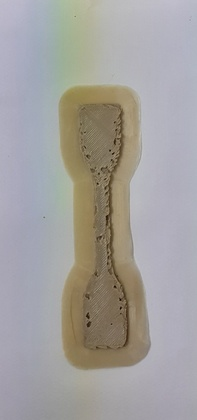
%> input picture test images/analysis.jpg, 197 x 420 px, shrunk from 599 x 1280 before the run
$ octave --eval "result = image_height_width(imread('../test images/analysis.jpg'));"   (GNU Octave 9; MATLAB toolbox functions it lacks are replaced by stand-ins)
%> lines starting %> are read from the running program, lines starting %| are printed output that depends on the picture; in (x1, y1, x2, y2) boxes, pixels count from 0 and x2, y2 are one past the last pixel; in counts of white or black regions, pixels touching at a corner belong together; the program's own positions count from 1
function [ height,width,out_img ] = image_height_width ( gray_img )
level = graythresh(gray_img);
%> level = 0.549
seg_img = im2bw(gray_img,level);
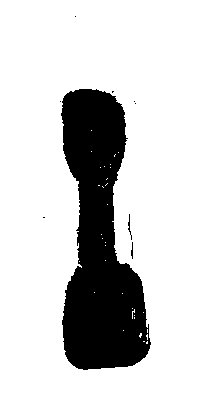
%> seg_img: size 420x197 logical; 80.5% white; 9 black regions (6 under 20 px), largest, box (x1, y1, x2, y2) and area: (61, 89, 151, 370) 16063, (128, 214, 132, 240) 33, (131, 242, 133, 259) 23
[L num] = bwlabel(seg_img);
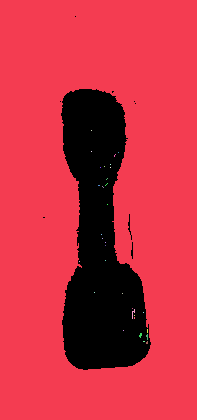
%> L: size 420x197 double; 34 distinct labels, from 0 to 33; one colour per label, 0 black
%> num = 33
    for j = 1:num
        if length(find(L == j)) < 20
            L(L==j) = 0;
        end
    end
%> this loop made 33 passes
%> L: size 420x197 double; values 0 (black) and 1 (white), 80.4% white; 9 black regions (6 under 20 px), largest, box (x1, y1, x2, y2) and area: (61, 89, 151, 370) 16139, (128, 214, 132, 240) 33, (131, 242, 133, 259) 23
    L1 = imdilate(L,ones(3));
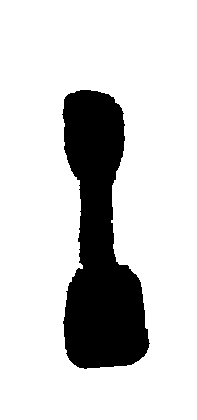
%> L1: size 420x197 double; values 0 (black) and 1 (white), 81.6% white; 1 black region
    [labe num] = bwlabel(L1);
%> num = 1
    %%impixelinfo
    %hold on
    box = regionprops(labe,'BoundingBox');
%> box = 1 region; box (x1, y1, x2, y2): (0, 0, 197, 420)
    m_bounv=0;
    m_bounl=0;

    for j = 1:num

        r_size=  round(box(j).BoundingBox);


        if(m_bounv<(r_size(4)*r_size(3))  )


            m_bounv=r_size(4)*r_size(3);
            m_bounl=j;
        end

    end
%> this loop made 1 pass
%> (r_size, m_bounv, m_bounl) on pass 1: ([1 1 197 420], 82740, 1)
    %hold off
 if(m_bounl~=0)
r_size=  round(box(m_bounl).BoundingBox);
 r_img=(seg_img(r_size(2):r_size(2)+r_size(4)-1,r_size(1):r_size(1)+r_size(3)-1,:));
 else
   r_img=zeros(32,32);
 end
seg_img=~r_img;
w_h_img=seg_img;
%Program for height measurement
pos=0;
height_val=0;
center_pos=1;
for i=1:size(seg_img,1)
    for j=1:size(seg_img,2)
        if(seg_img(i,j)==0 && pos==0)
            pos=pos+1;
            center_pos=j;
        elseif(seg_img(i,center_pos)==1 && pos==1)
         break;
        end
      if(j==center_pos && pos==1)
          w_h_img(i,j)=1;
          height_val=height_val+1;
      end
    end
end
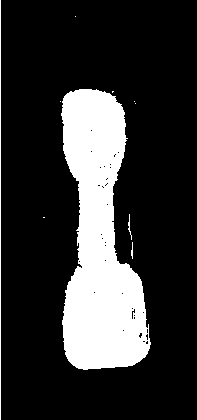
%> w_h_img: size 420x197 logical; 20% white; 10 white regions (6 under 20 px), largest, box (x1, y1, x2, y2) and area: (61, 89, 151, 370) 16063, (0, 0, 1, 420) 420, (128, 214, 132, 240) 33, (131, 242, 133, 259) 23
%> after the loop, center_pos = 1; height_val = 420; pos = 1
% figure, imshow(w_h_img);
%Program for width measurement
col_pos=size(seg_img,2);
%> col_pos = 197
row_pos=1;
for i=1:size(seg_img,1)
    for j=1:size(seg_img,2)
        if(seg_img(i,j)==0 && col_pos> j )
            col_pos=j;
            row_pos=i;
            break;
        end
    end
end
%> after the loop, col_pos = 1; row_pos = 1

width_val=0;
%for i=1:size(seg_img,1)
    for j=col_pos:size(seg_img,2)

        if(seg_img(row_pos,j)==1 )
         %break;

        else
          w_h_img(row_pos,j)=1;
          width_val=width_val+1;
        end

    end
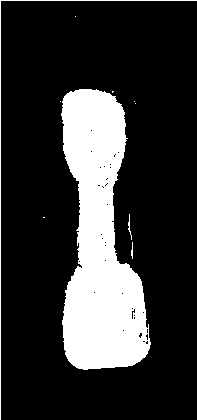
%> w_h_img: size 420x197 logical; 20.2% white; 10 white regions (6 under 20 px), largest, box (x1, y1, x2, y2) and area: (61, 89, 151, 370) 16063, (0, 0, 197, 420) 616, (128, 214, 132, 240) 33, (131, 242, 133, 259) 23
%> after the loop, width_val = 197
%end
width= width_val;
%> width = 197
out_img=w_h_img;
height=height_val;
%> height = 420
end
